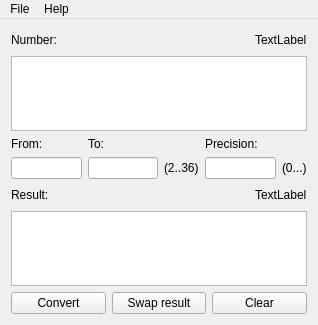
<?xml version="1.0" encoding="UTF-8"?>
<ui version="4.0">
 <class>MainWindow</class>
 <widget class="QMainWindow" name="MainWindow">
  <property name="geometry">
   <rect>
    <x>0</x>
    <y>0</y>
    <width>318</width>
    <height>325</height>
   </rect>
  </property>
  <property name="windowTitle">
   <string>NumberConverter</string>
  </property>
  <widget class="QWidget" name="centralWidget">
   <layout class="QVBoxLayout" name="verticalLayout_3">
    <item>
     <layout class="QVBoxLayout" name="verticalLayout">
      <item>
       <layout class="QHBoxLayout" name="horizontalLayout">
        <item>
         <widget class="QLabel" name="labelInput">
          <property name="text">
           <string>Number:</string>
          </property>
         </widget>
        </item>
        <item>
         <spacer name="horizontalSpacer">
          <property name="orientation">
           <enum>Qt::Horizontal</enum>
          </property>
          <property name="sizeHint" stdset="0">
           <size>
            <width>40</width>
            <height>20</height>
           </size>
          </property>
         </spacer>
        </item>
        <item>
         <widget class="QLabel" name="labelInputSize">
          <property name="text">
           <string>TextLabel</string>
          </property>
         </widget>
        </item>
       </layout>
      </item>
      <item>
       <widget class="QPlainTextEdit" name="plainTextEditInput">
        <property name="font">
         <font>
          <family>Lucida Console</family>
          <pointsize>9</pointsize>
         </font>
        </property>
        <property name="tabChangesFocus">
         <bool>true</bool>
        </property>
       </widget>
      </item>
     </layout>
    </item>
    <item>
     <layout class="QGridLayout" name="gridLayout">
      <item row="0" column="0">
       <widget class="QLabel" name="labelFrom">
        <property name="text">
         <string>From:</string>
        </property>
       </widget>
      </item>
      <item row="0" column="1">
       <widget class="QLabel" name="labelTo">
        <property name="text">
         <string>To:</string>
        </property>
       </widget>
      </item>
      <item row="0" column="3">
       <widget class="QLabel" name="labelPrecision">
        <property name="text">
         <string>Precision:</string>
        </property>
       </widget>
      </item>
      <item row="1" column="0">
       <widget class="QLineEdit" name="lineEditBase1">
        <property name="font">
         <font>
          <family>Lucida Console</family>
          <pointsize>9</pointsize>
         </font>
        </property>
       </widget>
      </item>
      <item row="1" column="1">
       <widget class="QLineEdit" name="lineEditBase2">
        <property name="font">
         <font>
          <family>Lucida Console</family>
          <pointsize>9</pointsize>
         </font>
        </property>
       </widget>
      </item>
      <item row="1" column="2">
       <widget class="QLabel" name="labelBaseRange">
        <property name="text">
         <string>(2..36)</string>
        </property>
       </widget>
      </item>
      <item row="1" column="3">
       <widget class="QLineEdit" name="lineEditPrecision">
        <property name="font">
         <font>
          <family>Lucida Console</family>
          <pointsize>9</pointsize>
         </font>
        </property>
       </widget>
      </item>
      <item row="1" column="4">
       <widget class="QLabel" name="labelPrecisionRange">
        <property name="text">
         <string>(0...)</string>
        </property>
       </widget>
      </item>
     </layout>
    </item>
    <item>
     <layout class="QVBoxLayout" name="verticalLayout_2">
      <item>
       <layout class="QHBoxLayout" name="horizontalLayout_2">
        <item>
         <widget class="QLabel" name="labelResult">
          <property name="text">
           <string>Result:</string>
          </property>
         </widget>
        </item>
        <item>
         <spacer name="horizontalSpacer_2">
          <property name="orientation">
           <enum>Qt::Horizontal</enum>
          </property>
          <property name="sizeHint" stdset="0">
           <size>
            <width>40</width>
            <height>20</height>
           </size>
          </property>
         </spacer>
        </item>
        <item>
         <widget class="QLabel" name="labelOutputSize">
          <property name="text">
           <string>TextLabel</string>
          </property>
         </widget>
        </item>
       </layout>
      </item>
      <item>
       <widget class="QPlainTextEdit" name="plainTextEditOutput">
        <property name="font">
         <font>
          <family>Lucida Console</family>
          <pointsize>9</pointsize>
         </font>
        </property>
        <property name="readOnly">
         <bool>true</bool>
        </property>
       </widget>
      </item>
     </layout>
    </item>
    <item>
     <layout class="QHBoxLayout" name="horizontalLayout_3">
      <item>
       <widget class="QPushButton" name="pushButtonConvert">
        <property name="text">
         <string>Convert</string>
        </property>
       </widget>
      </item>
      <item>
       <widget class="QPushButton" name="pushButtonSwap">
        <property name="text">
         <string>Swap result</string>
        </property>
       </widget>
      </item>
      <item>
       <widget class="QPushButton" name="pushButtonClear">
        <property name="text">
         <string>Clear</string>
        </property>
       </widget>
      </item>
     </layout>
    </item>
   </layout>
  </widget>
  <widget class="QMenuBar" name="menuBar">
   <property name="geometry">
    <rect>
     <x>0</x>
     <y>0</y>
     <width>318</width>
     <height>21</height>
    </rect>
   </property>
   <widget class="QMenu" name="menuFile">
    <property name="title">
     <string>File</string>
    </property>
    <addaction name="actionSaveResult"/>
    <addaction name="actionExit"/>
   </widget>
   <widget class="QMenu" name="menuHelp">
    <property name="title">
     <string>Help</string>
    </property>
    <addaction name="actionHelpGrammar"/>
   </widget>
   <addaction name="menuFile"/>
   <addaction name="menuHelp"/>
  </widget>
  <action name="actionExit">
   <property name="text">
    <string>Exit</string>
   </property>
   <property name="shortcut">
    <string>Ctrl+Q</string>
   </property>
  </action>
  <action name="actionHelpGrammar">
   <property name="text">
    <string>Grammar</string>
   </property>
  </action>
  <action name="actionSaveResult">
   <property name="text">
    <string>Save result...</string>
   </property>
  </action>
 </widget>
 <layoutdefault spacing="6" margin="11"/>
 <tabstops>
  <tabstop>plainTextEditInput</tabstop>
  <tabstop>lineEditBase1</tabstop>
  <tabstop>lineEditBase2</tabstop>
  <tabstop>lineEditPrecision</tabstop>
  <tabstop>plainTextEditOutput</tabstop>
  <tabstop>pushButtonConvert</tabstop>
  <tabstop>pushButtonClear</tabstop>
 </tabstops>
 <resources/>
 <connections/>
</ui>
